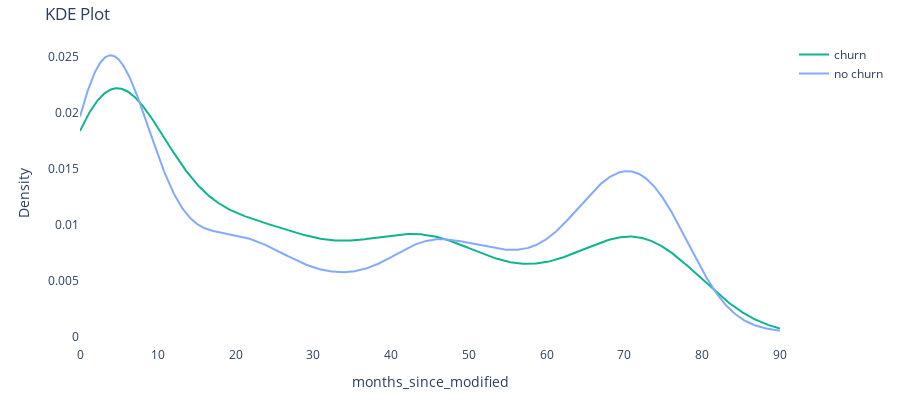

Here is the notebook cell this chart was saved with:
### Code cell
plot_kde(df, 'months_since_modified', max = 90)

### Figure 1 — Plotly figure (JSON) as saved in the notebook; plotly's stock layout.template omitted (floating-point values rounded to 4 significant figures; data arrays with more than 128 entries replaced by an {"elided": "..."} marker saying what was removed)
{"data": [{"line": {"color": "#10b38f", "width": 2}, "mode": "lines", "name": "churn", "type": "scatter", "x": {"elided": "1000 float values"}, "y": {"elided": "1000 float values"}}, {"line": {"color": "#84aaff", "width": 2}, "mode": "lines", "name": "no churn", "type": "scatter", "x": {"elided": "1000 float values"}, "y": {"elided": "1000 float values"}}], "layout": {"height": 400, "margin": {"b": 30, "t": 40}, "paper_bgcolor": "rgba(0,0,0,0)", "plot_bgcolor": "rgba(0,0,0,0)", "title": {"text": "KDE Plot"}, "xaxis": {"title": {"text": "months_since_modified"}}, "yaxis": {"title": {"text": "Density"}}}}
